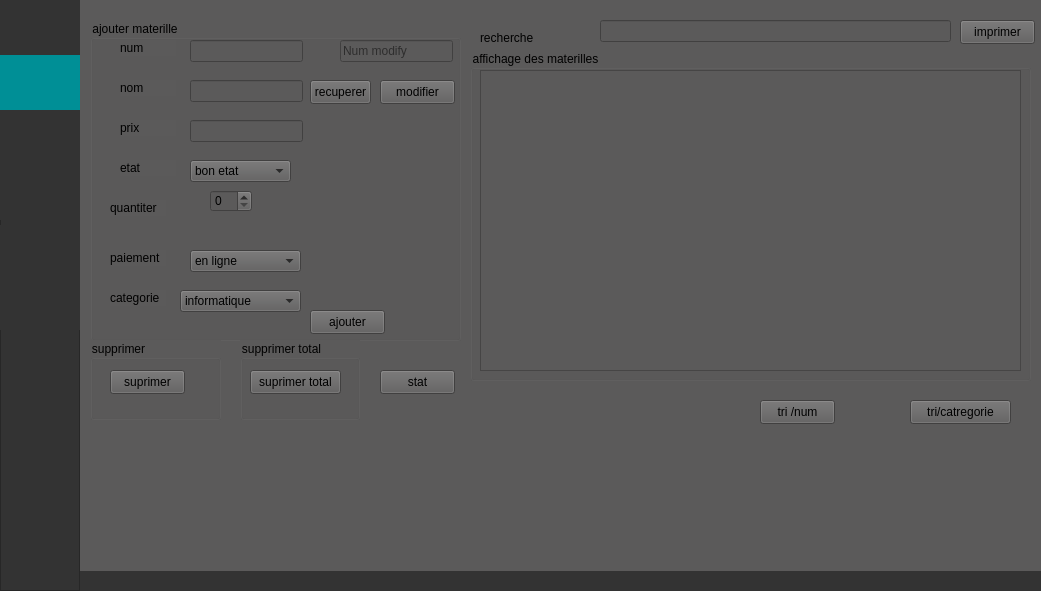
  <widget class="QFrame" name="frame_bottom">
   <property name="geometry">
    <rect>
     <x>0</x>
     <y>55</y>
     <width>1041</width>
     <height>591</height>
    </rect>
   </property>
   <property name="frameShape">
    <enum>QFrame::NoFrame</enum>
   </property>
   <property name="frameShadow">
    <enum>QFrame::Plain</enum>
   </property>
   <layout class="QHBoxLayout" name="horizontalLayout_2">
    <property name="spacing">
     <number>0</number>
    </property>
    <property name="leftMargin">
     <number>0</number>
    </property>
    <property name="topMargin">
     <number>0</number>
    </property>
    <property name="rightMargin">
     <number>0</number>
    </property>
    <property name="bottomMargin">
     <number>0</number>
    </property>
    <item>
     <widget class="QFrame" name="frame_bottom_west">
      <property name="minimumSize">
       <size>
        <width>80</width>
        <height>0</height>
       </size>
      </property>
      <property name="maximumSize">
       <size>
        <width>80</width>
        <height>16777215</height>
       </size>
      </property>
      <property name="styleSheet">
       <string notr="true">background:rgb(51,51,51);</string>
      </property>
      <property name="frameShape">
       <enum>QFrame::NoFrame</enum>
      </property>
      <property name="frameShadow">
       <enum>QFrame::Plain</enum>
      </property>
      <layout class="QVBoxLayout" name="verticalLayout_3">
       <property name="spacing">
        <number>0</number>
       </property>
       <property name="leftMargin">
        <number>0</number>
       </property>
       <property name="topMargin">
        <number>0</number>
       </property>
       <property name="rightMargin">
        <number>0</number>
       </property>
       <property name="bottomMargin">
        <number>0</number>
       </property>
       <item>
        <widget class="QFrame" name="frame_home">
         <property name="minimumSize">
          <size>
           <width>80</width>
           <height>55</height>
          </size>
         </property>
         <property name="maximumSize">
          <size>
           <width>160</width>
           <height>55</height>
          </size>
         </property>
         <property name="frameShape">
          <enum>QFrame::NoFrame</enum>
         </property>
         <property name="frameShadow">
          <enum>QFrame::Plain</enum>
         </property>
         <layout class="QHBoxLayout" name="horizontalLayout_15">
          <property name="spacing">
           <number>0</number>
          </property>
          <property name="leftMargin">
           <number>0</number>
          </property>
          <property name="topMargin">
           <number>0</number>
          </property>
          <property name="rightMargin">
           <number>0</number>
          </property>
          <property name="bottomMargin">
           <number>0</number>
          </property>
          <item>
           <widget class="QPushButton" name="bn_pers">
            <property name="minimumSize">
             <size>
              <width>80</width>
              <height>55</height>
             </size>
            </property>
            <property name="maximumSize">
             <size>
              <width>160</width>
              <height>55</height>
             </size>
            </property>
            <property name="toolTip">
             <string>Cloud</string>
            </property>
            <property name="styleSheet">
             <string notr="true">QPushButton {
	border: none;
	background-color: rgb(51,51,51);
}
QPushButton:hover {
	background-color: rgb(0, 143, 150);
}
QPushButton:pressed {	
	background-color: rgba(0,0,0,0);
}</string>
            </property>
            <property name="text">
             <string/>
            </property>
            <property name="icon">
             <iconset>
              <normaloff>../Icon/peple.png</normaloff>../Icon/peple.png</iconset>
            </property>
            <property name="iconSize">
             <size>
              <width>25</width>
              <height>25</height>
             </size>
            </property>
            <property name="flat">
             <bool>true</bool>
            </property>
           </widget>
          </item>
         </layout>
        </widget>
       </item>
       <item>
        <widget class="QFrame" name="frame_bug">
         <property name="minimumSize">
          <size>
           <width>80</width>
           <height>55</height>
          </size>
         </property>
         <property name="maximumSize">
          <size>
           <width>160</width>
           <height>55</height>
          </size>
         </property>
         <property name="frameShape">
          <enum>QFrame::NoFrame</enum>
         </property>
         <property name="frameShadow">
          <enum>QFrame::Plain</enum>
         </property>
         <layout class="QHBoxLayout" name="horizontalLayout_16">
          <property name="spacing">
           <number>0</number>
          </property>
          <property name="leftMargin">
           <number>0</number>
          </property>
          <property name="topMargin">
           <number>0</number>
          </property>
          <property name="rightMargin">
           <number>0</number>
          </property>
          <property name="bottomMargin">
           <number>0</number>
          </property>
          <item>
           <widget class="QPushButton" name="bn_pub">
            <property name="minimumSize">
             <size>
              <width>80</width>
              <height>55</height>
             </size>
            </property>
            <property name="maximumSize">
             <size>
              <width>160</width>
              <height>55</height>
             </size>
            </property>
            <property name="toolTip">
             <string>Bug</string>
            </property>
            <property name="styleSheet">
             <string notr="true">QPushButton {
	border: none;
	background-color: rgb(0, 143, 150);
}
QPushButton:hover {
	background-color: rgb(0, 143, 150);
}
QPushButton:pressed {	
	background-color: rgba(0,0,0,0);
}</string>
            </property>
            <property name="text">
             <string/>
            </property>
            <property name="icon">
             <iconset>
              <normaloff>../Icon/article-24.png</normaloff>../Icon/article-24.png</iconset>
            </property>
            <property name="iconSize">
             <size>
              <width>22</width>
              <height>22</height>
             </size>
            </property>
            <property name="flat">
             <bool>true</bool>
            </property>
           </widget>
          </item>
         </layout>
        </widget>
       </item>
       <item>
        <widget class="QFrame" name="frame_material">
         <property name="minimumSize">
          <size>
           <width>80</width>
           <height>55</height>
          </size>
         </property>
         <property name="maximumSize">
          <size>
           <width>160</width>
           <height>55</height>
          </size>
         </property>
         <property name="frameShape">
          <enum>QFrame::NoFrame</enum>
         </property>
         <property name="frameShadow">
          <enum>QFrame::Plain</enum>
         </property>
         <layout class="QHBoxLayout" name="horizontalLayout_18">
          <property name="spacing">
           <number>0</number>
          </property>
          <property name="leftMargin">
           <number>0</number>
          </property>
          <property name="topMargin">
           <number>0</number>
          </property>
          <property name="rightMargin">
           <number>0</number>
          </property>
          <property name="bottomMargin">
           <number>0</number>
          </property>
          <item>
           <widget class="QPushButton" name="bn_mat">
            <property name="minimumSize">
             <size>
              <width>80</width>
              <height>55</height>
             </size>
            </property>
            <property name="maximumSize">
             <size>
              <width>160</width>
              <height>55</height>
             </size>
            </property>
            <property name="toolTip">
             <string>Android</string>
            </property>
            <property name="styleSheet">
             <string notr="true">QPushButton {
	border: none;
	background-color: rgb(51,51,51);
}
QPushButton:hover {
	background-color: rgb(0, 143, 150);
}
QPushButton:pressed {	
	background-color: rgba(0,0,0,0);
}</string>
            </property>
            <property name="text">
             <string/>
            </property>
            <property name="icon">
             <iconset>
              <normaloff>../Icon/product-24.png</normaloff>../Icon/product-24.png</iconset>
            </property>
            <property name="iconSize">
             <size>
              <width>50</width>
              <height>50</height>
             </size>
            </property>
            <property name="flat">
             <bool>true</bool>
            </property>
           </widget>
          </item>
         </layout>
        </widget>
       </item>
       <item>
        <widget class="QFrame" name="frame_8">
         <property name="frameShape">
          <enum>QFrame::NoFrame</enum>
         </property>
         <property name="frameShadow">
          <enum>QFrame::Plain</enum>
         </property>
         <layout class="QVBoxLayout" name="verticalLayout_4">
          <property name="spacing">
           <number>0</number>
          </property>
          <property name="leftMargin">
           <number>0</number>
          </property>
          <property name="topMargin">
           <number>0</number>
          </property>
          <property name="rightMargin">
           <number>0</number>
          </property>
          <property name="bottomMargin">
           <number>0</number>
          </property>
          <item>
           <widget class="QFrame" name="frame_4">
            <property name="frameShape">
             <enum>QFrame::StyledPanel</enum>
            </property>
            <property name="frameShadow">
             <enum>QFrame::Raised</enum>
            </property>
            <widget class="QFrame" name="chercheur">
             <property name="geometry">
              <rect>
               <x>0</x>
               <y>0</y>
               <width>81</width>
               <height>61</height>
              </rect>
             </property>
             <property name="frameShape">
              <enum>QFrame::StyledPanel</enum>
             </property>
             <property name="frameShadow">
              <enum>QFrame::Raised</enum>
             </property>
             <widget class="QPushButton" name="bn_cher">
              <property name="geometry">
               <rect>
                <x>0</x>
                <y>0</y>
                <width>80</width>
                <height>55</height>
               </rect>
              </property>
              <property name="minimumSize">
               <size>
                <width>80</width>
                <height>55</height>
               </size>
              </property>
              <property name="maximumSize">
               <size>
                <width>160</width>
                <height>55</height>
               </size>
              </property>
              <property name="toolTip">
               <string>Android</string>
              </property>
              <property name="styleSheet">
               <string notr="true">QPushButton {
	border: none;
	background-color: rgb(51,51,51);
}
QPushButton:hover {
	background-color: rgb(0, 143, 150);
}
QPushButton:pressed {	
	background-color: rgba(0,0,0,0);
}</string>
              </property>
              <property name="text">
               <string/>
              </property>
              <property name="icon">
               <iconset>
                <normaloff>../Icon/search-14-32.png</normaloff>../Icon/search-14-32.png</iconset>
              </property>
              <property name="iconSize">
               <size>
                <width>50</width>
                <height>50</height>
               </size>
              </property>
              <property name="flat">
               <bool>true</bool>
              </property>
             </widget>
            </widget>
            <widget class="QFrame" name="conference">
             <property name="geometry">
              <rect>
               <x>0</x>
               <y>60</y>
               <width>81</width>
               <height>61</height>
              </rect>
             </property>
             <property name="styleSheet">
              <string notr="true">QPushButton {
	border: none;
	background-color: rgba(0,0,0,0);
}
QPushButton:hover {
	background-color: rgb(91,90,90);
}
QPushButton:pressed {	
	background-color: #008F966
}</string>
             </property>
             <property name="frameShape">
              <enum>QFrame::StyledPanel</enum>
             </property>
             <property name="frameShadow">
              <enum>QFrame::Raised</enum>
             </property>
             <widget class="QPushButton" name="bn_conf">
              <property name="geometry">
               <rect>
                <x>0</x>
                <y>0</y>
                <width>80</width>
                <height>55</height>
               </rect>
              </property>
              <property name="minimumSize">
               <size>
                <width>80</width>
                <height>55</height>
               </size>
              </property>
              <property name="maximumSize">
               <size>
                <width>160</width>
                <height>55</height>
               </size>
              </property>
              <property name="toolTip">
               <string>Android</string>
              </property>
              <property name="styleSheet">
               <string notr="true">QPushButton {
	border: none;
	background-color: rgb(51,51,51);
}
QPushButton:hover {
	background-color: rgb(0, 143, 150);
}
QPushButton:pressed {	
	background-color: rgba(0,0,0,0);
}</string>
              </property>
              <property name="text">
               <string/>
              </property>
              <property name="icon">
               <iconset>
                <normaloff>../Icon/conference-32.png</normaloff>../Icon/conference-32.png</iconset>
              </property>
              <property name="iconSize">
               <size>
                <width>50</width>
                <height>50</height>
               </size>
              </property>
              <property name="flat">
               <bool>true</bool>
              </property>
             </widget>
            </widget>
            <widget class="QPushButton" name="bn_help">
             <property name="geometry">
              <rect>
               <x>0</x>
               <y>110</y>
               <width>80</width>
               <height>55</height>
              </rect>
             </property>
             <property name="minimumSize">
              <size>
               <width>80</width>
               <height>55</height>
              </size>
             </property>
             <property name="maximumSize">
              <size>
               <width>160</width>
               <height>55</height>
              </size>
             </property>
             <property name="toolTip">
              <string>Android</string>
             </property>
             <property name="styleSheet">
              <string notr="true">QPushButton {
	border: none;
	background-color: rgb(51,51,51);
}
QPushButton:hover {
	background-color: rgb(0, 143, 150);
}
QPushButton:pressed {	
	background-color: rgba(0,0,0,0);
}</string>
             </property>
             <property name="text">
              <string/>
             </property>
             <property name="icon">
              <iconset>
               <normaloff>../Icon/decision-32.png</normaloff>../Icon/decision-32.png</iconset>
             </property>
             <property name="iconSize">
              <size>
               <width>50</width>
               <height>50</height>
              </size>
             </property>
             <property name="flat">
              <bool>true</bool>
             </property>
            </widget>
           </widget>
          </item>
         </layout>
        </widget>
       </item>
      </layout>
     </widget>
    </item>
    <item>
     <widget class="QFrame" name="frame_bottom_east">
      <property name="frameShape">
       <enum>QFrame::NoFrame</enum>
      </property>
      <property name="frameShadow">
       <enum>QFrame::Plain</enum>
      </property>
      <layout class="QVBoxLayout" name="verticalLayout_2">
       <property name="spacing">
        <number>0</number>
       </property>
       <property name="leftMargin">
        <number>0</number>
       </property>
       <property name="topMargin">
        <number>0</number>
       </property>
       <property name="rightMargin">
        <number>0</number>
       </property>
       <property name="bottomMargin">
        <number>0</number>
       </property>
       <item>
        <widget class="QFrame" name="frame">
         <property name="styleSheet">
          <string notr="true">background-color: rgb(91, 90, 90);</string>
         </property>
         <property name="frameShape">
          <enum>QFrame::NoFrame</enum>
         </property>
         <property name="frameShadow">
          <enum>QFrame::Plain</enum>
         </property>
         <widget class="QLabel" name="label_message">
          <property name="geometry">
           <rect>
            <x>0</x>
            <y>0</y>
            <width>18</width>
            <height>45</height>
           </rect>
          </property>
          <property name="font">
           <font>
            <pointsize>28</pointsize>
           </font>
          </property>
          <property name="text">
           <string/>
          </property>
          <property name="textFormat">
           <enum>Qt::PlainText</enum>
          </property>
         </widget>
         <widget class="QGroupBox" name="groupBox">
          <property name="geometry">
           <rect>
            <x>10</x>
            <y>20</y>
            <width>371</width>
            <height>321</height>
           </rect>
          </property>
          <property name="title">
           <string>ajouter materille</string>
          </property>
          <widget class="QLabel" name="label">
           <property name="geometry">
            <rect>
             <x>30</x>
             <y>20</y>
             <width>56</width>
             <height>16</height>
            </rect>
           </property>
           <property name="text">
            <string>num</string>
           </property>
          </widget>
          <widget class="QLabel" name="label_2">
           <property name="geometry">
            <rect>
             <x>30</x>
             <y>60</y>
             <width>56</width>
             <height>16</height>
            </rect>
           </property>
           <property name="text">
            <string>nom</string>
           </property>
          </widget>
          <widget class="QLabel" name="label_3">
           <property name="geometry">
            <rect>
             <x>30</x>
             <y>100</y>
             <width>56</width>
             <height>16</height>
            </rect>
           </property>
           <property name="text">
            <string>prix</string>
           </property>
          </widget>
          <widget class="QLabel" name="label_4">
           <property name="geometry">
            <rect>
             <x>20</x>
             <y>180</y>
             <width>56</width>
             <height>16</height>
            </rect>
           </property>
           <property name="text">
            <string>quantiter</string>
           </property>
          </widget>
          <widget class="QLabel" name="label_5">
           <property name="geometry">
            <rect>
             <x>30</x>
             <y>140</y>
             <width>56</width>
             <height>16</height>
            </rect>
           </property>
           <property name="text">
            <string>etat</string>
           </property>
          </widget>
          <widget class="QLabel" name="label_6">
           <property name="geometry">
            <rect>
             <x>20</x>
             <y>230</y>
             <width>56</width>
             <height>16</height>
            </rect>
           </property>
           <property name="text">
            <string>paiement</string>
           </property>
          </widget>
          <widget class="QLabel" name="label_7">
           <property name="geometry">
            <rect>
             <x>20</x>
             <y>270</y>
             <width>56</width>
             <height>16</height>
            </rect>
           </property>
           <property name="text">
            <string>categorie</string>
           </property>
          </widget>
          <widget class="QLineEdit" name="lineEdit">
           <property name="geometry">
            <rect>
             <x>100</x>
             <y>20</y>
             <width>113</width>
             <height>22</height>
            </rect>
           </property>
          </widget>
          <widget class="QLineEdit" name="lineEdit_2">
           <property name="geometry">
            <rect>
             <x>100</x>
             <y>60</y>
             <width>113</width>
             <height>22</height>
            </rect>
           </property>
          </widget>
          <widget class="QLineEdit" name="lineEdit_3">
           <property name="geometry">
            <rect>
             <x>100</x>
             <y>100</y>
             <width>113</width>
             <height>22</height>
            </rect>
           </property>
          </widget>
          <widget class="QSpinBox" name="spinBox">
           <property name="geometry">
            <rect>
             <x>120</x>
             <y>170</y>
             <width>42</width>
             <height>22</height>
            </rect>
           </property>
          </widget>
          <widget class="QComboBox" name="comboBox">
           <property name="geometry">
            <rect>
             <x>100</x>
             <y>140</y>
             <width>101</width>
             <height>22</height>
            </rect>
           </property>
           <item>
            <property name="text">
             <string>bon etat</string>
            </property>
           </item>
           <item>
            <property name="text">
             <string>etat normal</string>
            </property>
           </item>
           <item>
            <property name="text">
             <string>mauvais etat</string>
            </property>
           </item>
          </widget>
          <widget class="QComboBox" name="comboBox_2">
           <property name="geometry">
            <rect>
             <x>100</x>
             <y>230</y>
             <width>111</width>
             <height>22</height>
            </rect>
           </property>
           <item>
            <property name="text">
             <string>en ligne </string>
            </property>
           </item>
           <item>
            <property name="text">
             <string>par check</string>
            </property>
           </item>
           <item>
            <property name="text">
             <string>espece</string>
            </property>
           </item>
          </widget>
          <widget class="QComboBox" name="comboBox_3">
           <property name="geometry">
            <rect>
             <x>90</x>
             <y>270</y>
             <width>121</width>
             <height>22</height>
            </rect>
           </property>
           <item>
            <property name="text">
             <string>informatique</string>
            </property>
           </item>
           <item>
            <property name="text">
             <string>technique</string>
            </property>
           </item>
           <item>
            <property name="text">
             <string>science</string>
            </property>
           </item>
          </widget>
          <widget class="QLineEdit" name="lineEdit_4">
           <property name="geometry">
            <rect>
             <x>250</x>
             <y>20</y>
             <width>113</width>
             <height>22</height>
            </rect>
           </property>
           <property name="text">
            <string/>
           </property>
           <property name="frame">
            <bool>true</bool>
           </property>
           <property name="placeholderText">
            <string>Num modify</string>
           </property>
          </widget>
          <widget class="QPushButton" name="pushButton">
           <property name="geometry">
            <rect>
             <x>220</x>
             <y>60</y>
             <width>61</width>
             <height>24</height>
            </rect>
           </property>
           <property name="text">
            <string>recuperer</string>
           </property>
          </widget>
          <widget class="QPushButton" name="pushButton_2">
           <property name="geometry">
            <rect>
             <x>290</x>
             <y>60</y>
             <width>75</width>
             <height>24</height>
            </rect>
           </property>
           <property name="text">
            <string>modifier</string>
           </property>
          </widget>
          <widget class="QPushButton" name="pushButton_3">
           <property name="geometry">
            <rect>
             <x>220</x>
             <y>290</y>
             <width>75</width>
             <height>24</height>
            </rect>
           </property>
           <property name="text">
            <string>ajouter</string>
           </property>
          </widget>
         </widget>
         <widget class="QGroupBox" name="groupBox_2">
          <property name="geometry">
           <rect>
            <x>390</x>
            <y>50</y>
            <width>561</width>
            <height>331</height>
           </rect>
          </property>
          <property name="title">
           <string>affichage des materilles</string>
          </property>
          <widget class="QTableView" name="tableView">
           <property name="geometry">
            <rect>
             <x>10</x>
             <y>20</y>
             <width>541</width>
             <height>301</height>
            </rect>
           </property>
          </widget>
         </widget>
         <widget class="QGroupBox" name="groupBox_3">
          <property name="geometry">
           <rect>
            <x>10</x>
            <y>340</y>
            <width>131</width>
            <height>80</height>
           </rect>
          </property>
          <property name="title">
           <string>supprimer</string>
          </property>
          <widget class="QPushButton" name="pushButton_4">
           <property name="geometry">
            <rect>
             <x>20</x>
             <y>30</y>
             <width>75</width>
             <height>24</height>
            </rect>
           </property>
           <property name="text">
            <string>suprimer</string>
           </property>
          </widget>
         </widget>
         <widget class="QGroupBox" name="groupBox_4">
          <property name="geometry">
           <rect>
            <x>160</x>
            <y>340</y>
            <width>120</width>
            <height>80</height>
           </rect>
          </property>
          <property name="title">
           <string>supprimer total</string>
          </property>
          <widget class="QPushButton" name="pushButton_5">
           <property name="geometry">
            <rect>
             <x>10</x>
             <y>30</y>
             <width>91</width>
             <height>24</height>
            </rect>
           </property>
           <property name="text">
            <string>suprimer total</string>
           </property>
          </widget>
         </widget>
         <widget class="QLabel" name="label_8">
          <property name="geometry">
           <rect>
            <x>400</x>
            <y>30</y>
            <width>56</width>
            <height>16</height>
           </rect>
          </property>
          <property name="text">
           <string>recherche</string>
          </property>
         </widget>
         <widget class="QLineEdit" name="lineEdit_5">
          <property name="geometry">
           <rect>
            <x>520</x>
            <y>20</y>
            <width>351</width>
            <height>22</height>
           </rect>
          </property>
         </widget>
         <widget class="QPushButton" name="pushButton_6">
          <property name="geometry">
           <rect>
            <x>880</x>
            <y>20</y>
            <width>75</width>
            <height>24</height>
           </rect>
          </property>
          <property name="text">
           <string>imprimer</string>
          </property>
         </widget>
         <widget class="QPushButton" name="pushButton_7">
          <property name="geometry">
           <rect>
            <x>300</x>
            <y>370</y>
            <width>75</width>
            <height>24</height>
           </rect>
          </property>
          <property name="text">
           <string>stat</string>
          </property>
         </widget>
         <widget class="QPushButton" name="pushButton_8">
          <property name="geometry">
           <rect>
            <x>830</x>
            <y>400</y>
            <width>101</width>
            <height>24</height>
           </rect>
          </property>
          <property name="text">
           <string>tri/catregorie</string>
          </property>
         </widget>
         <widget class="QPushButton" name="pushButton_9">
          <property name="geometry">
           <rect>
            <x>680</x>
            <y>400</y>
            <width>75</width>
            <height>24</height>
           </rect>
          </property>
          <property name="text">
           <string>tri /num</string>
          </property>
         </widget>
        </widget>
       </item>
       <item>
        <widget class="QFrame" name="frame_low">
         <property name="minimumSize">
          <size>
           <width>0</width>
           <height>20</height>
          </size>
         </property>
         <property name="maximumSize">
          <size>
           <width>16777215</width>
           <height>20</height>
          </size>
         </property>
         <property name="styleSheet">
          <string notr="true"/>
         </property>
         <property name="frameShape">
          <enum>QFrame::NoFrame</enum>
         </property>
         <property name="frameShadow">
          <enum>QFrame::Plain</enum>
         </property>
         <layout class="QHBoxLayout" name="horizontalLayout_11">
          <property name="spacing">
           <number>0</number>
          </property>
          <property name="leftMargin">
           <number>0</number>
          </property>
          <property name="topMargin">
           <number>0</number>
          </property>
          <property name="rightMargin">
           <number>0</number>
          </property>
          <property name="bottomMargin">
           <number>0</number>
          </property>
          <item>
           <widget class="QFrame" name="frame_tab">
            <property name="font">
             <font>
              <family>Segoe UI</family>
             </font>
            </property>
            <property name="styleSheet">
             <string notr="true">background:rgb(51,51,51);</string>
            </property>
            <property name="frameShape">
             <enum>QFrame::NoFrame</enum>
            </property>
            <property name="frameShadow">
             <enum>QFrame::Plain</enum>
            </property>
            <layout class="QHBoxLayout" name="horizontalLayout_12">
             <property name="spacing">
              <number>0</number>
             </property>
             <property name="leftMargin">
              <number>0</number>
             </property>
             <property name="topMargin">
              <number>0</number>
             </property>
             <property name="rightMargin">
              <number>0</number>
             </property>
             <property name="bottomMargin">
              <number>0</number>
             </property>
             <item>
              <widget class="QLabel" name="lab_tab">
               <property name="font">
                <font>
                 <family>Segoe UI Light</family>
                 <pointsize>10</pointsize>
                </font>
               </property>
               <property name="styleSheet">
                <string notr="true">color:rgb(255,255,255);</string>
               </property>
               <property name="text">
                <string>&lt;html&gt;&lt;head/&gt;&lt;body&gt;&lt;p&gt;&lt;br/&gt;&lt;/p&gt;&lt;/body&gt;&lt;/html&gt;</string>
               </property>
              </widget>
             </item>
            </layout>
           </widget>
          </item>
          <item>
           <widget class="QFrame" name="frame_drag">
            <property name="minimumSize">
             <size>
              <width>20</width>
              <height>20</height>
             </size>
            </property>
            <property name="maximumSize">
             <size>
              <width>20</width>
              <height>20</height>
             </size>
            </property>
            <property name="toolTip">
             <string>Drag</string>
            </property>
            <property name="styleSheet">
             <string notr="true">background:rgb(51,51,51);</string>
            </property>
            <property name="frameShape">
             <enum>QFrame::NoFrame</enum>
            </property>
            <property name="frameShadow">
             <enum>QFrame::Plain</enum>
            </property>
            <layout class="QHBoxLayout" name="horizontalLayout_13">
             <property name="spacing">
              <number>0</number>
             </property>
             <property name="leftMargin">
              <number>0</number>
             </property>
             <property name="topMargin">
              <number>0</number>
             </property>
             <property name="rightMargin">
              <number>0</number>
             </property>
             <property name="bottomMargin">
              <number>0</number>
             </property>
            </layout>
           </widget>
          </item>
         </layout>
        </widget>
       </item>
      </layout>
     </widget>
    </item>
   </layout>
  </widget>
